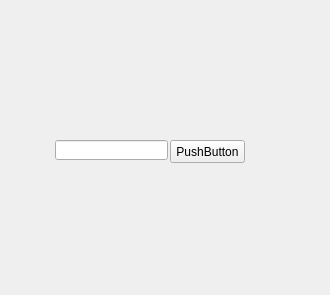
<?xml version="1.0" encoding="UTF-8"?>
<ui version="4.0">
 <class>MainWindow</class>
 <widget class="QMainWindow" name="MainWindow">
  <property name="geometry">
   <rect>
    <x>0</x>
    <y>0</y>
    <width>330</width>
    <height>295</height>
   </rect>
  </property>
  <property name="windowTitle">
   <string>MainWindow</string>
  </property>
  <widget class="QWidget" name="centralwidget">
   <widget class="QPushButton" name="pushButton">
    <property name="geometry">
     <rect>
      <x>170</x>
      <y>140</y>
      <width>75</width>
      <height>23</height>
     </rect>
    </property>
    <property name="text">
     <string>PushButton</string>
    </property>
   </widget>
   <widget class="QLineEdit" name="lineEdit">
    <property name="geometry">
     <rect>
      <x>55</x>
      <y>140</y>
      <width>113</width>
      <height>20</height>
     </rect>
    </property>
   </widget>
  </widget>
 </widget>
 <resources/>
 <connections/>
</ui>
